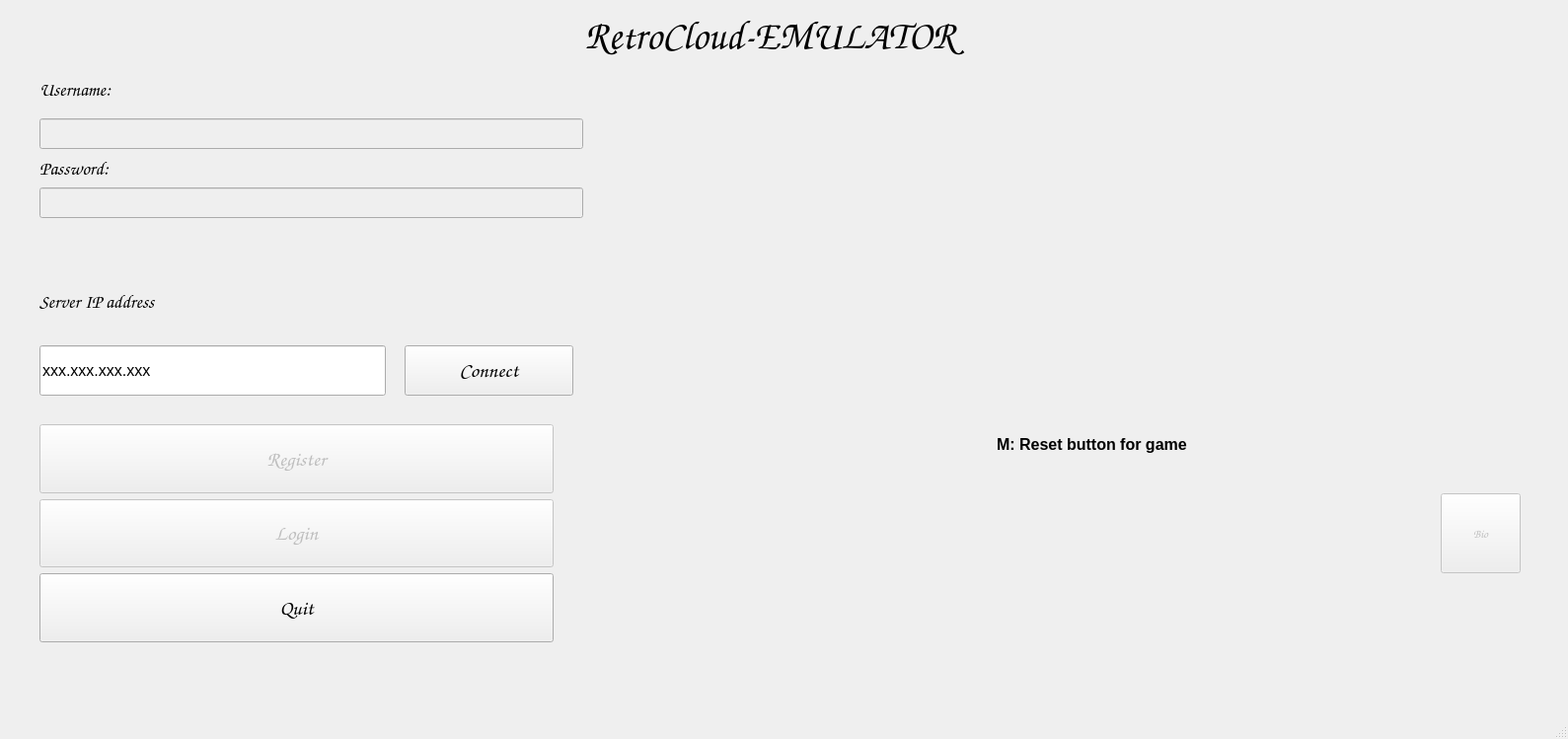
<?xml version="1.0" encoding="UTF-8"?>
<ui version="4.0">
 <class>MainWindow</class>
 <widget class="QMainWindow" name="MainWindow">
  <property name="geometry">
   <rect>
    <x>0</x>
    <y>0</y>
    <width>1589</width>
    <height>749</height>
   </rect>
  </property>
  <property name="sizePolicy">
   <sizepolicy hsizetype="Fixed" vsizetype="Fixed">
    <horstretch>0</horstretch>
    <verstretch>0</verstretch>
   </sizepolicy>
  </property>
  <property name="windowTitle">
   <string>MainWindow</string>
  </property>
  <widget class="QWidget" name="centralwidget">
   <property name="sizePolicy">
    <sizepolicy hsizetype="Expanding" vsizetype="Expanding">
     <horstretch>0</horstretch>
     <verstretch>0</verstretch>
    </sizepolicy>
   </property>
   <widget class="QLabel" name="titlelabel">
    <property name="geometry">
     <rect>
      <x>390</x>
      <y>10</y>
      <width>781</width>
      <height>51</height>
     </rect>
    </property>
    <property name="sizePolicy">
     <sizepolicy hsizetype="Expanding" vsizetype="Preferred">
      <horstretch>0</horstretch>
      <verstretch>0</verstretch>
     </sizepolicy>
    </property>
    <property name="maximumSize">
     <size>
      <width>16777215</width>
      <height>16777215</height>
     </size>
    </property>
    <property name="font">
     <font>
      <family>Comic Sans MS</family>
      <pointsize>30</pointsize>
     </font>
    </property>
    <property name="text">
     <string>RetroCloud-EMULATOR</string>
    </property>
    <property name="scaledContents">
     <bool>true</bool>
    </property>
    <property name="alignment">
     <set>Qt::AlignCenter</set>
    </property>
   </widget>
   <widget class="QLabel" name="label_2">
    <property name="geometry">
     <rect>
      <x>40</x>
      <y>80</y>
      <width>211</width>
      <height>21</height>
     </rect>
    </property>
    <property name="sizePolicy">
     <sizepolicy hsizetype="Expanding" vsizetype="Expanding">
      <horstretch>0</horstretch>
      <verstretch>0</verstretch>
     </sizepolicy>
    </property>
    <property name="font">
     <font>
      <family>Comic Sans MS</family>
      <pointsize>14</pointsize>
     </font>
    </property>
    <property name="text">
     <string>Username:</string>
    </property>
    <property name="scaledContents">
     <bool>true</bool>
    </property>
   </widget>
   <widget class="QLineEdit" name="lineEdit">
    <property name="enabled">
     <bool>false</bool>
    </property>
    <property name="geometry">
     <rect>
      <x>40</x>
      <y>120</y>
      <width>551</width>
      <height>31</height>
     </rect>
    </property>
    <property name="sizePolicy">
     <sizepolicy hsizetype="Expanding" vsizetype="Expanding">
      <horstretch>0</horstretch>
      <verstretch>0</verstretch>
     </sizepolicy>
    </property>
    <property name="font">
     <font>
      <pointsize>10</pointsize>
     </font>
    </property>
    <property name="text">
     <string/>
    </property>
   </widget>
   <widget class="QLabel" name="label_3">
    <property name="geometry">
     <rect>
      <x>40</x>
      <y>160</y>
      <width>211</width>
      <height>21</height>
     </rect>
    </property>
    <property name="sizePolicy">
     <sizepolicy hsizetype="Expanding" vsizetype="Expanding">
      <horstretch>0</horstretch>
      <verstretch>0</verstretch>
     </sizepolicy>
    </property>
    <property name="font">
     <font>
      <family>Comic Sans MS</family>
      <pointsize>14</pointsize>
     </font>
    </property>
    <property name="text">
     <string>Password:</string>
    </property>
    <property name="scaledContents">
     <bool>true</bool>
    </property>
   </widget>
   <widget class="QLineEdit" name="lineEdit_2">
    <property name="enabled">
     <bool>false</bool>
    </property>
    <property name="geometry">
     <rect>
      <x>40</x>
      <y>190</y>
      <width>551</width>
      <height>31</height>
     </rect>
    </property>
    <property name="sizePolicy">
     <sizepolicy hsizetype="Expanding" vsizetype="Expanding">
      <horstretch>0</horstretch>
      <verstretch>0</verstretch>
     </sizepolicy>
    </property>
    <property name="font">
     <font>
      <pointsize>10</pointsize>
     </font>
    </property>
    <property name="text">
     <string/>
    </property>
   </widget>
   <widget class="QWidget" name="verticalLayoutWidget_2">
    <property name="geometry">
     <rect>
      <x>40</x>
      <y>430</y>
      <width>521</width>
      <height>221</height>
     </rect>
    </property>
    <property name="sizePolicy">
     <sizepolicy hsizetype="Expanding" vsizetype="Preferred">
      <horstretch>0</horstretch>
      <verstretch>0</verstretch>
     </sizepolicy>
    </property>
    <layout class="QVBoxLayout" name="verticalLayout_2">
     <item>
      <widget class="QPushButton" name="pushButton_5">
       <property name="enabled">
        <bool>false</bool>
       </property>
       <property name="sizePolicy">
        <sizepolicy hsizetype="Expanding" vsizetype="Expanding">
         <horstretch>100</horstretch>
         <verstretch>100</verstretch>
        </sizepolicy>
       </property>
       <property name="minimumSize">
        <size>
         <width>75</width>
         <height>50</height>
        </size>
       </property>
       <property name="baseSize">
        <size>
         <width>75</width>
         <height>50</height>
        </size>
       </property>
       <property name="font">
        <font>
         <family>Comic Sans MS</family>
         <pointsize>16</pointsize>
        </font>
       </property>
       <property name="text">
        <string>Register</string>
       </property>
      </widget>
     </item>
     <item>
      <widget class="QPushButton" name="pushButton_6">
       <property name="enabled">
        <bool>false</bool>
       </property>
       <property name="sizePolicy">
        <sizepolicy hsizetype="Expanding" vsizetype="Expanding">
         <horstretch>100</horstretch>
         <verstretch>100</verstretch>
        </sizepolicy>
       </property>
       <property name="minimumSize">
        <size>
         <width>75</width>
         <height>50</height>
        </size>
       </property>
       <property name="baseSize">
        <size>
         <width>75</width>
         <height>50</height>
        </size>
       </property>
       <property name="font">
        <font>
         <family>Comic Sans MS</family>
         <pointsize>16</pointsize>
        </font>
       </property>
       <property name="text">
        <string>Login</string>
       </property>
      </widget>
     </item>
     <item>
      <widget class="QPushButton" name="pushButton_7">
       <property name="sizePolicy">
        <sizepolicy hsizetype="Expanding" vsizetype="Expanding">
         <horstretch>100</horstretch>
         <verstretch>100</verstretch>
        </sizepolicy>
       </property>
       <property name="minimumSize">
        <size>
         <width>75</width>
         <height>50</height>
        </size>
       </property>
       <property name="baseSize">
        <size>
         <width>75</width>
         <height>50</height>
        </size>
       </property>
       <property name="font">
        <font>
         <family>Comic Sans MS</family>
         <pointsize>16</pointsize>
        </font>
       </property>
       <property name="text">
        <string>Quit</string>
       </property>
      </widget>
     </item>
    </layout>
   </widget>
   <widget class="QLabel" name="label_4">
    <property name="geometry">
     <rect>
      <x>40</x>
      <y>290</y>
      <width>531</width>
      <height>31</height>
     </rect>
    </property>
    <property name="sizePolicy">
     <sizepolicy hsizetype="Expanding" vsizetype="Expanding">
      <horstretch>0</horstretch>
      <verstretch>0</verstretch>
     </sizepolicy>
    </property>
    <property name="font">
     <font>
      <family>Comic Sans MS</family>
      <pointsize>14</pointsize>
     </font>
    </property>
    <property name="text">
     <string>Server IP address</string>
    </property>
    <property name="scaledContents">
     <bool>true</bool>
    </property>
   </widget>
   <widget class="QLineEdit" name="lineEdit_3">
    <property name="enabled">
     <bool>true</bool>
    </property>
    <property name="geometry">
     <rect>
      <x>40</x>
      <y>350</y>
      <width>351</width>
      <height>51</height>
     </rect>
    </property>
    <property name="sizePolicy">
     <sizepolicy hsizetype="Expanding" vsizetype="Expanding">
      <horstretch>0</horstretch>
      <verstretch>0</verstretch>
     </sizepolicy>
    </property>
    <property name="font">
     <font>
      <pointsize>12</pointsize>
     </font>
    </property>
    <property name="text">
     <string>xxx.xxx.xxx.xxx</string>
    </property>
   </widget>
   <widget class="QPushButton" name="pushButton_8">
    <property name="enabled">
     <bool>true</bool>
    </property>
    <property name="geometry">
     <rect>
      <x>410</x>
      <y>350</y>
      <width>171</width>
      <height>51</height>
     </rect>
    </property>
    <property name="sizePolicy">
     <sizepolicy hsizetype="Expanding" vsizetype="Fixed">
      <horstretch>100</horstretch>
      <verstretch>100</verstretch>
     </sizepolicy>
    </property>
    <property name="minimumSize">
     <size>
      <width>75</width>
      <height>50</height>
     </size>
    </property>
    <property name="baseSize">
     <size>
      <width>75</width>
      <height>50</height>
     </size>
    </property>
    <property name="font">
     <font>
      <family>Comic Sans MS</family>
      <pointsize>16</pointsize>
     </font>
    </property>
    <property name="text">
     <string>Connect</string>
    </property>
   </widget>
   <widget class="QLabel" name="IMG_label">
    <property name="geometry">
     <rect>
      <x>610</x>
      <y>140</y>
      <width>371</width>
      <height>351</height>
     </rect>
    </property>
    <property name="sizePolicy">
     <sizepolicy hsizetype="Expanding" vsizetype="Expanding">
      <horstretch>0</horstretch>
      <verstretch>0</verstretch>
     </sizepolicy>
    </property>
    <property name="text">
     <string/>
    </property>
    <property name="pixmap">
     <pixmap>../serverDATA/info_pages/Art/Tetris.jpeg</pixmap>
    </property>
    <property name="scaledContents">
     <bool>true</bool>
    </property>
   </widget>
   <widget class="QPushButton" name="pushButtonINFO">
    <property name="enabled">
     <bool>false</bool>
    </property>
    <property name="geometry">
     <rect>
      <x>1460</x>
      <y>500</y>
      <width>81</width>
      <height>81</height>
     </rect>
    </property>
    <property name="sizePolicy">
     <sizepolicy hsizetype="Preferred" vsizetype="Preferred">
      <horstretch>0</horstretch>
      <verstretch>0</verstretch>
     </sizepolicy>
    </property>
    <property name="font">
     <font>
      <family>Comic Sans MS</family>
     </font>
    </property>
    <property name="text">
     <string>Bio</string>
    </property>
   </widget>
   <widget class="QLabel" name="IMG_label_2">
    <property name="geometry">
     <rect>
      <x>1000</x>
      <y>120</y>
      <width>551</width>
      <height>361</height>
     </rect>
    </property>
    <property name="sizePolicy">
     <sizepolicy hsizetype="Expanding" vsizetype="Expanding">
      <horstretch>0</horstretch>
      <verstretch>0</verstretch>
     </sizepolicy>
    </property>
    <property name="text">
     <string/>
    </property>
    <property name="pixmap">
     <pixmap>../clientDATA/lower_controls.png</pixmap>
    </property>
    <property name="scaledContents">
     <bool>true</bool>
    </property>
   </widget>
   <widget class="QLabel" name="label">
    <property name="geometry">
     <rect>
      <x>1010</x>
      <y>430</y>
      <width>481</width>
      <height>41</height>
     </rect>
    </property>
    <property name="font">
     <font>
      <pointsize>12</pointsize>
      <weight>75</weight>
      <bold>true</bold>
     </font>
    </property>
    <property name="text">
     <string>M: Reset button for game</string>
    </property>
   </widget>
  </widget>
  <widget class="QMenuBar" name="menubar">
   <property name="geometry">
    <rect>
     <x>0</x>
     <y>0</y>
     <width>1589</width>
     <height>21</height>
    </rect>
   </property>
  </widget>
  <widget class="QStatusBar" name="statusbar"/>
 </widget>
 <resources/>
 <connections/>
</ui>
